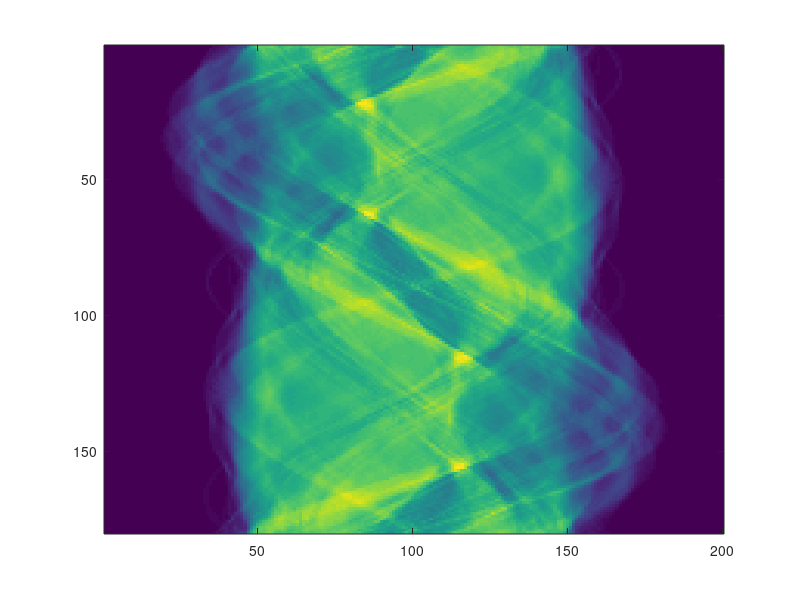

The MATLAB script that drew this image: (Note: this script raises an error after producing the figure.)
%% Computed Tomography Reconstruction
% The Algebraic Reconstruction Technique (ART)

clc
clear
close all

%% Load Data

% import sinogram data not as image, but as .mat file(matrix)
sinogram_data_struct = load("sinograms/head_sinogram.mat");
sinogram = sinogram_data_struct.sino;

% Visulize CT Data
fig = figure('units','normalized','outerposition',[0 0 .3 .55]);
imagesc(sinogram)
colormap gray(256)
axis square
% grid on
set(gca,'xticklabel',[], 'yticklabel', [])
ax = gca;
file_name = "figures/sinogram.png";
exportgraphics(fig, file_name); % save figure
close(fig)

%% Full Reconstruction

% Initialize variables
% Extract number of views and dexels from the sinogram
[n_views, n_dexels] = size(sinogram);

% Generate angles for views
angles = linspace(0,360,n_views+1);
angles = angles(1:end-1);

% initialize empty images
image = zeros(200,200);
n_pixel = size(image,1);
old_image = image;

% set geometry parameters
FCD_mm = 400;
DCD_mm = 200;
detector_size_mm = 440;
image_size_mm = 200;
n_dexel=200;
dexel_size_mm = detector_size_mm / n_dexel;
pixel_size_mm = image_size_mm / n_pixel;

% Set number of iterations (best between 3-20)
n_iter = 1;

% Run the reconstruction loop
for i = 1:n_iter
    
    % Generate random permutation of the angle_vector
    random_angles = angles(randperm(length(angles)));
    
    % iterate over this random permutation vector.
    for view = 1:length(random_angles)/45
        
        % Display Current View under calculation
        fprintf("Iteration: %g\nView: %g\n", i, view);
    
        % Obtain current random angle
        random_angle_deg = random_angles(view);

        % Forward Projection: view_xy
        [s,h] = view_xy(old_image,FCD_mm,DCD_mm,random_angle_deg,n_dexel,dexel_size_mm,pixel_size_mm);
        
        % Find index of current view
        angle_index = find(angles == random_angle_deg);

        % Extract row m of sinogram data for current view
        m = sinogram(angle_index,:);

        % Define d as difference between s and m
        d = s - m;

        % Backprojection: image = image - backproject_view()
        correction_image = backproject_view_xy(image,FCD_mm,DCD_mm,random_angle_deg,n_dexel,dexel_size_mm,pixel_size_mm,d,h);
        image = image - correction_image;
        
        % Set current reconstruction as the old reconstruction
        old_image = image;

        % Visualize Current state of Reconstruction
        fig = figure('units','normalized','outerposition',[0 0 .3 .55]);
        imagesc(old_image)
        colormap gray(256)
        axis square
        % grid on
        set(gca,'xticklabel',[], 'yticklabel', [])
        ax = gca;
        txt = {"Iteration " + i,"View " + view};
        t = annotation('textbox', [0.17 0.13 0.17 0.1], 'String', txt);
        t.BackgroundColor = [0.8 0.8 0.8];
        file_name = "figures/reconstruction/iteration_" + i + "_view_" + view + ".png";
        exportgraphics(fig, file_name); % save figure
        close(fig)
    end 
end
